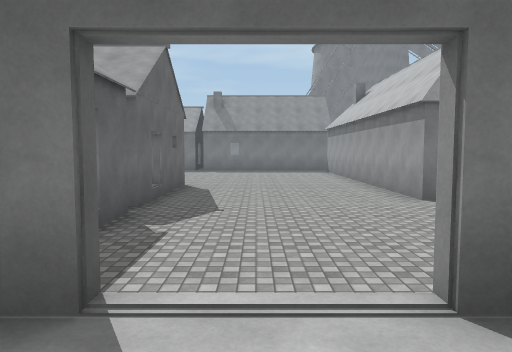
[1] (above)

24 first-person views from a walk through a 3-D level made in the Unity game engine. The camera is 1.5 m above the floor, tilts 4° down and sees 70° across. The floor is counted in squares, 2 m on a side. Each view is taken from the middle of a square. On the plan, view 1 faces up. The plan holds only what a view shows up to about 11 squares ahead; the rest is blank. The place goes on beyond the plan. Surface patterns are stand-ins for the level's own textures.

[2]
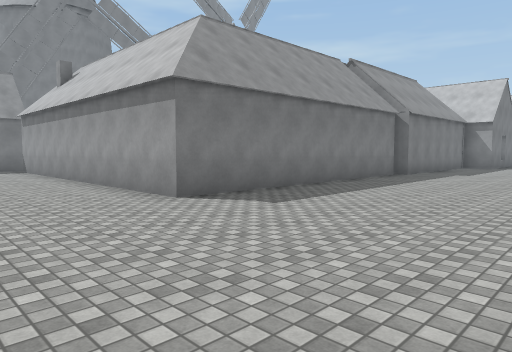

[3]
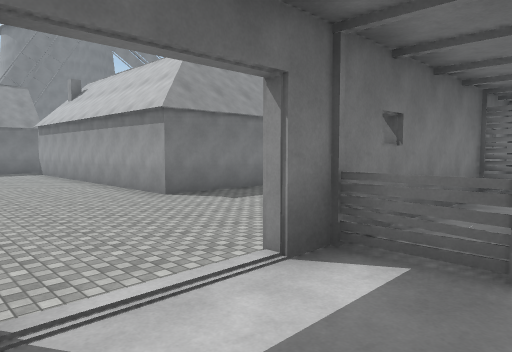

[4]
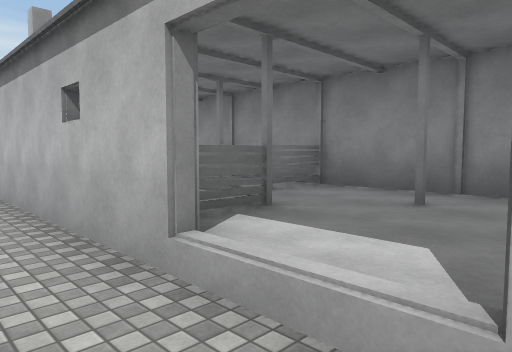

[5]
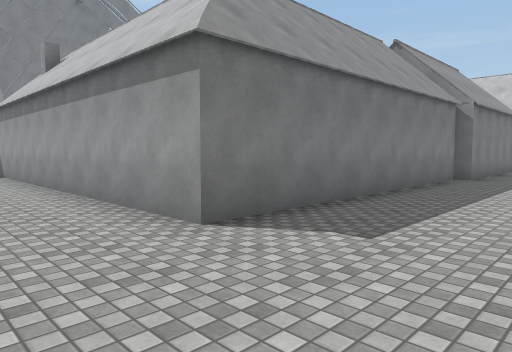

[6]
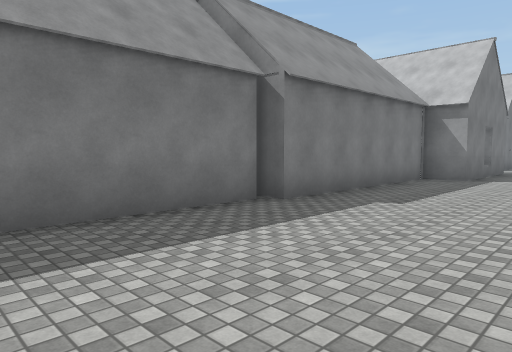

[7]
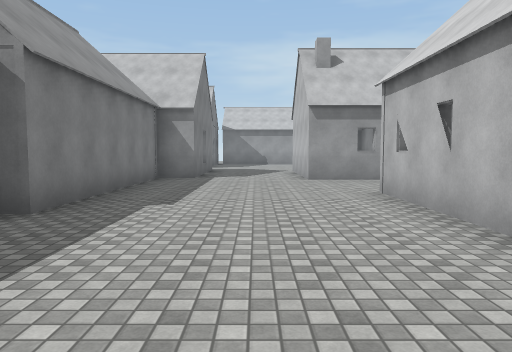

[8]
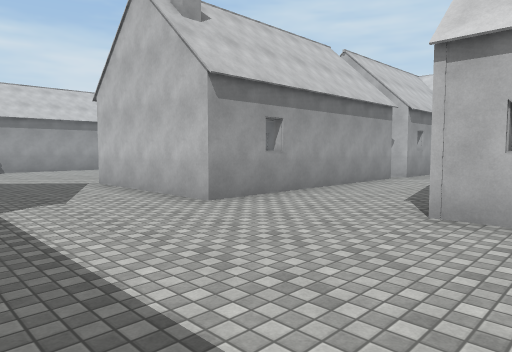

[9]
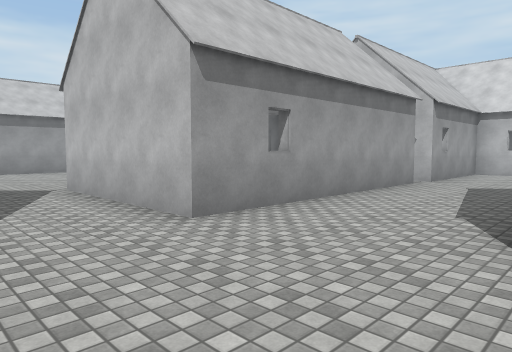

[10]
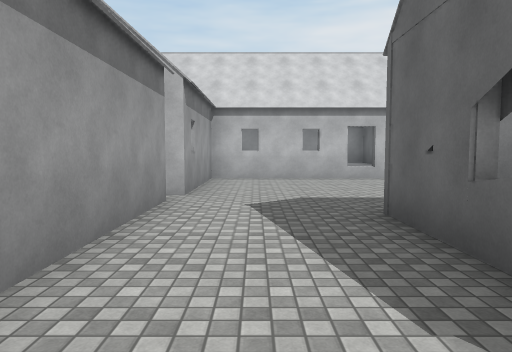

[11]
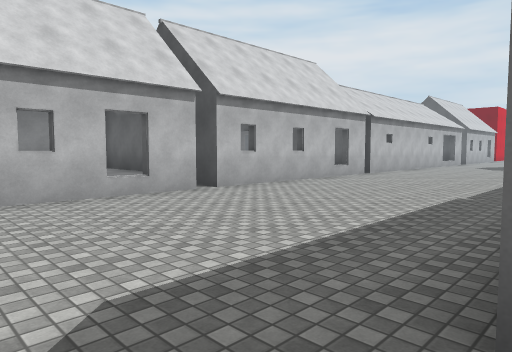

[12]
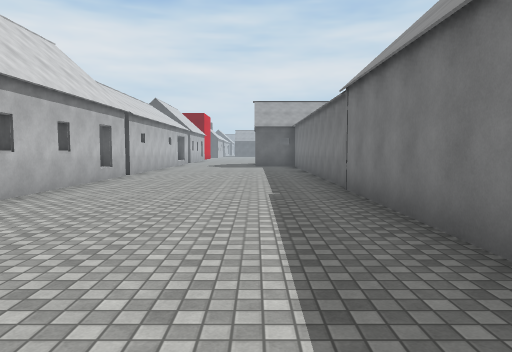

[13]
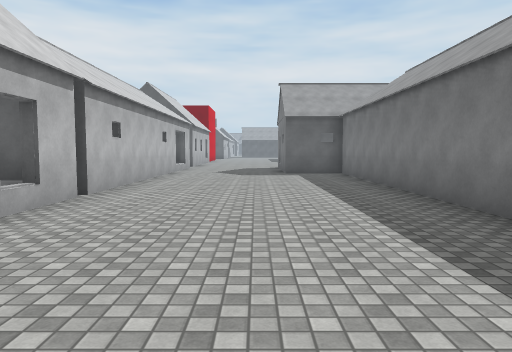

[14]
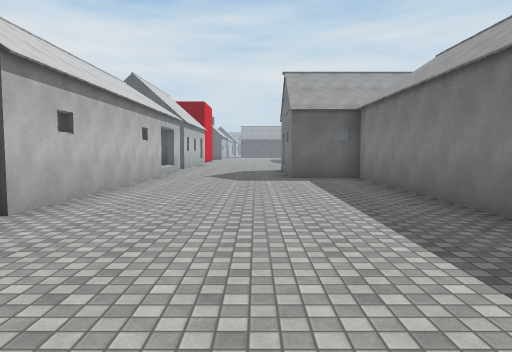

[15]
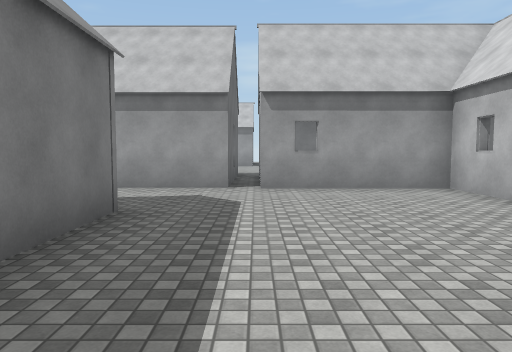

[16]
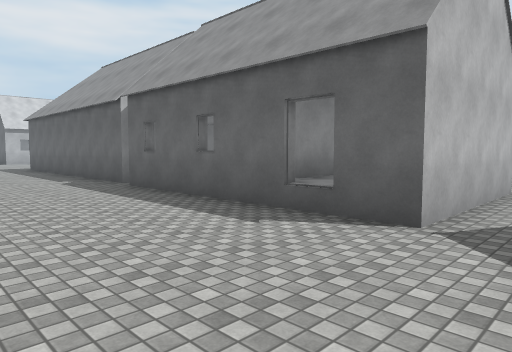

[17]
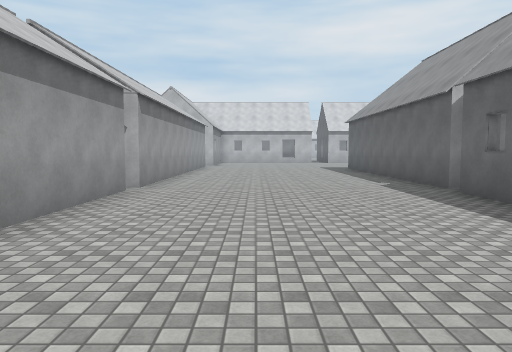

[18]
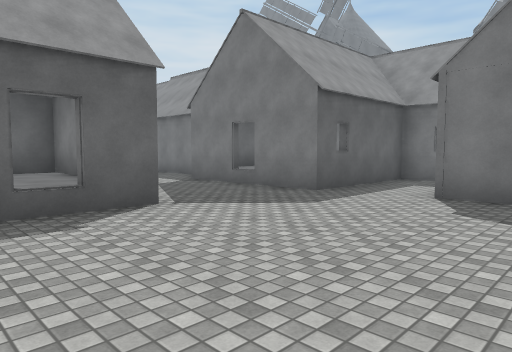

[19]
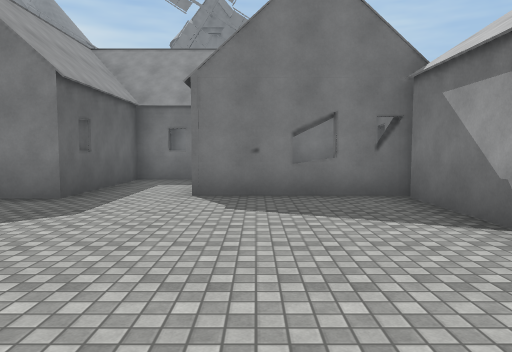

[20]
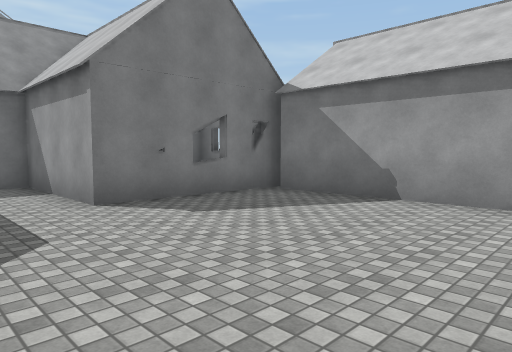

[21]
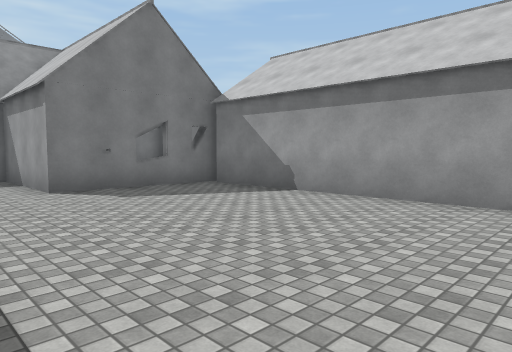

[22]
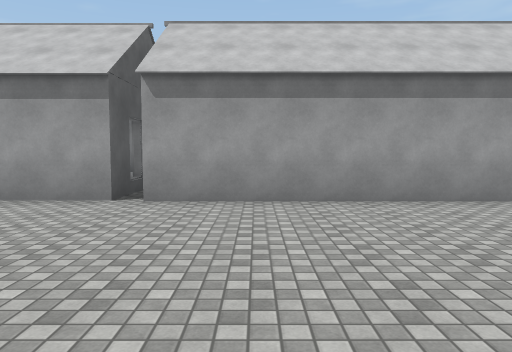

[23]
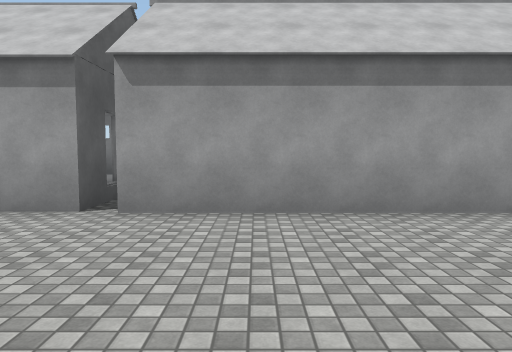

[24]
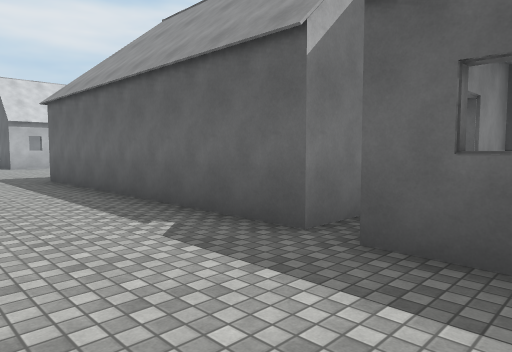

### Floor plan
Key: @ floor where view 1 was taken; # wall or solid block; x gap in a wall; . main floor; : floor 0.5 m higher than the main floor; / step, stairs or slope; = window, fence, low wall or low ledge; H house.
Columns run from 3 left of view 1 to 29 right of it. Each row starts with its distance up from view 1.
 16        HH
 15      ..HH
 14      ..HH
 13     ...HH
 12     ...HH
 11  ......HH             HHHH
 10  H.....HH             HHHHHH
  9  H.....HHHHHHHHHHHHH  HH#.#HHH#
  8  H.....HHHHHHH HHHHH#HHH#.#HH #
  7  H.....#######HHHHHH#HHH#.#HH H
  6  H..................#HHH#.HHHHHHH
  5  #............................#
  4  /............................#
  3   ............................#
  2   H/HHHHHHH ........HHHH......# H
  1      =   H  HHHHH...HHHH......#HH
  0   :@ HH         H...HHHH......#
 -1      HH H   HH  H...HHHH......#H
 -2 HH##########HHHHH...HHHH......#
 -3  #..................HHHH......#
 -4 HH..................HHHH......HH
 -5 ....................HHHH......H
 -6 ....................HHHH......H
 -7 ....................HHHH......H
 -8 x####H#HHHHHH##HHHHHHHHH......H
 -9  HH  H  HHHHHHHHHHHHHHHH..  ..HH

Where each view was taken, in squares from view 1:
view 1: 0 up, 0 right, facing up
view 2: 2 up, 0 right, facing up-right
view 3: 0 up, 1 left, facing up-right
view 4: 3 up, 1 left, facing down-right
view 5: 4 up, 1 right, facing up-right
view 6: 3 up, 7 right, facing up-right
view 7: 4 up, 7 right, facing right
view 8: 6 up, 12 right, facing down-right
view 9: 5 up, 13 right, facing down-right
view 10: 2 up, 15 right, facing down
view 11: 2 down, 15 right, facing down-left
view 12: 4 down, 15 right, facing left
view 13: 5 down, 10 right, facing left
view 14: 5 down, 8 right, facing left
view 15: 4 down, 9 right, facing right
view 16: 4 up, 24 right, facing down-left
view 17: 3 up, 24 right, facing down
view 18: 0 up, 25 right, facing up-left
view 19: 0 up, 24 right, facing up
view 20: 1 up, 21 right, facing up-right
view 21: 1 down, 21 right, facing up-right
view 22: 6 down, 21 right, facing right
view 23: 6 down, 22 right, facing right
view 24: 2 down, 23 right, facing down-left
